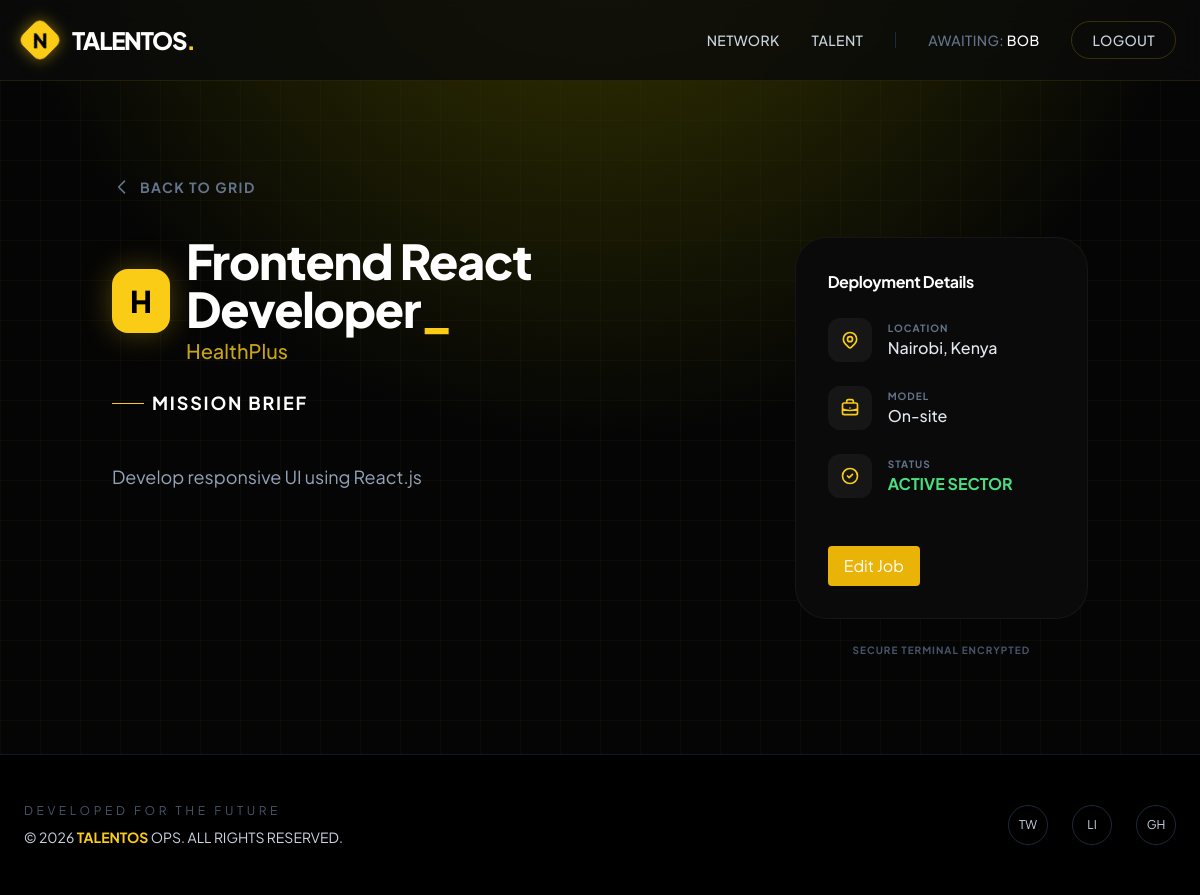
/jobs/2/ (signed in), run on the app's committed database.
### members/models.py (models this page shows, shortened)
class User(AbstractUser):
    email = models.EmailField(unique=True)
    USERNAME_FIELD = "email"
    REQUIRED_FIELDS = ["username"]

class Organization(models.Model):
    name = models.CharField(max_length=255)
    slug = models.SlugField(unique=True)
    description = models.TextField(blank=True)
    website = models.URLField(blank=True)
    created_at = models.DateTimeField(auto_now_add=True)

### jobs/models.py (models this page shows, shortened)
class Job(models.Model):
    organization = models.ForeignKey(
        Organization,
        on_delete=models.CASCADE,
        related_name="jobs"
    )
    title = models.CharField(max_length=255)
    description = models.TextField()
    LOCATION_CHOICES = [
        ("remote", "Remote"),
        ("onsite", "On-site"),
        ("hybrid", "Hybrid"),
    ]
    location_type = models.CharField(
        max_length=20,
        choices=LOCATION_CHOICES
    )
    location = models.CharField(max_length=255, blank=True)
    is_active = models.BooleanField(default=True)
    created_at = models.DateTimeField(auto_now_add=True)
    expires_at = models.DateTimeField(null=True, blank=True)

### jobs/views.py (the view)
# urls.py: path('<int:pk>/', views.job_detail, name='job_detail'),    # /jobs/1/ -> job detail
def job_detail(request, pk):
    job = get_object_or_404(Job, pk=pk)
    can_edit = False
    if request.user.is_authenticated:
        can_edit = Membership.objects.filter(
            user=request.user,
            organization=job.organization,
            role__in=["employer", "admin"]
        ).exists()
    return render(request, "jobs/job_detail.html", {"job": job, "can_edit": can_edit})

### jobs/templates/jobs/job_detail.html (shortened to what this page needs)
{% extends "members/base.html" %}
{% block content %}
<div class="max-w-5xl mx-auto px-6 py-12">
    <a href="{% url 'job_list' %}" class="inline-flex items-center gap-2 text-slate-500 hover:text-yellow-400 transition-colors mb-10 group">
        <svg class="w-5 h-5 transform group-hover:-translate-x-1 transition-transform" fill="none" stroke="currentColor" viewBox="0 0 24 24">
            <path stroke-linecap="round" stroke-linejoin="round" stroke-width="2" d="M15 19l-7-7 7-7" />
        </svg>
        <span class="text-sm font-bold uppercase tracking-widest">Back to Grid</span>
    </a>
    <div class="grid grid-cols-1 lg:grid-cols-3 gap-12">
        <div class="lg:col-span-2 space-y-12">
            <section>
                <div class="flex items-center gap-4 mb-6">
                    <div class="h-16 w-16 rounded-2xl bg-yellow-400 flex items-center justify-center text-black font-black text-3xl shadow-[0_0_30px_rgba(250,204,21,0.3)]">
                        {{ job.organization.name|slice:":1" }}
                    </div>
                    <div>
                        <h1 class="text-4xl md:text-5xl font-black text-white tracking-tight">
                            {{ job.title }}<span class="text-yellow-400">_</span>
                        </h1>
                        <p class="text-xl text-yellow-400/80 font-medium mt-1">{{ job.organization.name }}</p>
                    </div>
                </div>
                <div class="prose prose-invert max-w-none">
                    <h3 class="text-white text-lg font-bold uppercase tracking-widest mb-4 flex items-center gap-2">
                        <span class="w-8 h-[1px] bg-yellow-400"></span>
                        Mission Brief
                    </h3>
                    <p class="text-slate-400 text-lg leading-relaxed whitespace-pre-line">
                        {{ job.description }}
                    </p>
                </div>
            </section>
        </div>
        <div class="space-y-6">
            <div class="bg-[#0A0A0A] border border-white/5 rounded-[2rem] p-8 sticky top-28">
                <h3 class="text-white font-bold mb-6 tracking-tight">Deployment Details</h3>
                <div class="space-y-6 mb-8">
                    <div class="flex items-center gap-4">
                        <div class="p-3 rounded-xl bg-white/5 text-yellow-400">
                        </div>
                        <div>
                            <p class="text-[10px] uppercase tracking-widest text-slate-500 font-bold">Location</p>
                            <p class="text-slate-200 font-medium">{{ job.location }}</p>
                        </div>
                    </div>
                    <div class="flex items-center gap-4">
                        <div class="p-3 rounded-xl bg-white/5 text-yellow-400">
                        </div>
                        <div>
                            <p class="text-[10px] uppercase tracking-widest text-slate-500 font-bold">Model</p>
                            <p class="text-slate-200 font-medium">{{ job.get_location_type_display }}</p>
                        </div>
                    </div>
                    <div class="flex items-center gap-4">
                        <div class="p-3 rounded-xl bg-white/5 text-yellow-400">
                            <svg class="w-5 h-5" fill="none" stroke="currentColor" viewBox="0 0 24 24"><path stroke-linecap="round" stroke-linejoin="round" stroke-width="2" d="M9 12l2 2 4-4m6 2a9 9 0 11-18 0 9 9 0 0118 0z"/></svg>
                        </div>
                        <div>
                            <p class="text-[10px] uppercase tracking-widest text-slate-500 font-bold">Status</p>
                            <p class="font-bold {% if job.is_active %}text-green-400{% else %}text-red-400{% endif %}">
                                {% if job.is_active %}ACTIVE SECTOR{% else %}CLOSED{% endif %}
                            </p>
                        </div>
                    </div>
                </div>
                {% if can_edit %}
                    <a href="{% url 'job_edit' job.id %}" class="bg-yellow-500 text-white px-4 py-2 rounded hover:bg-yellow-600 mt-4 inline-block">Edit Job</a>
                {% else %}
                    <a href="{% url 'job_apply' job.id %}" class="bg-blue-600 text-white px-4 py-2 rounded hover:bg-blue-700 mt-4 inline-block">Apply Now</a>
                {% endif %}
            </div>
            <p class="text-center text-[10px] text-slate-600 uppercase tracking-widest font-bold">Secure Terminal Encrypted</p>
        </div>
    </div>
</div>
{% endblock %}

### members/templates/members/base.html (shortened to what this page needs)
<!DOCTYPE html>
<html lang="en" class="scroll-smooth">
<head>
    <script src="https://cdn.tailwindcss.com"></script>
</head>
<body class="text-slate-300 min-h-screen flex flex-col">
    <nav class="glass-nav sticky top-0 z-50">
        <div class="max-w-7xl mx-auto px-6 h-20 flex justify-between items-center">
            <div class="flex items-center gap-2">
                <div class="h-8 w-8 bg-yellow-400 rounded-lg rotate-45 flex items-center justify-center shadow-[0_0_15px_rgba(250,204,21,0.5)]">
                    <div class="-rotate-45 text-black font-black text-xl">N</div>
                </div>
                <a href="{% url 'home' %}" class="group flex items-center no-underline">
                    <h1 class="text-2xl font-extrabold tracking-tighter text-white ml-2 transition-all group-hover:opacity-80">
                        TALENTOS<span class="text-yellow-400 group-hover:animate-pulse">.</span>
                    </h1>
                </a>
            </div>
            <div class="hidden md:flex items-center gap-8 text-sm font-medium tracking-wide">
                <a href="{% url 'dashboard' %}" class="hover:text-yellow-400 transition-colors uppercase">Network</a>
                <a href="#" class="hover:text-yellow-400 transition-colors uppercase">Talent</a>
                {% if user.is_authenticated %}
                    <span class="text-slate-500 uppercase">Awaiting: <span class="text-white">{{ user.username }}</span></span>
                    <form method="post" action="{% url 'logout' %}" style="display:inline;">
                        <button type="submit" class="border border-yellow-400/20 px-5 py-2 rounded-full hover:bg-yellow-400 hover:text-black transition-all">
                            LOGOUT
                        </button>
                    </form>
                {% else %}
                    <a href="{% url 'login' %}" class="hover:text-yellow-400 transition-colors uppercase">Access</a>
                    <a href="{% url 'signup' %}" class="btn-yellow text-black px-6 py-2.5 rounded-full font-bold uppercase tracking-wider">Join TALENTOS</a>
                {% endif %}
            </div>
        </div>
    </nav>
    <main class="flex-grow">
        <div class="max-w-7xl mx-auto px-6 py-12">
            {% block content %}{% endblock %}
        </div>
    </main>
    <footer class="border-t border-slate-900 bg-black py-12">
        <div class="max-w-7xl mx-auto px-6 flex flex-col md:flex-row justify-between items-center gap-8">
            <div class="text-center md:text-left">
                <p class="text-xs uppercase tracking-[0.3em] text-slate-600 mb-2">Developed for the Future</p>
                <p class="text-sm">&copy; 2026 <span class="text-yellow-400 font-bold">TALENTOS</span> OPS. ALL RIGHTS RESERVED.</p>
            </div>
            <div class="flex gap-6">
                <div class="h-10 w-10 border border-slate-800 rounded-full flex items-center justify-center hover:border-yellow-400 transition-colors cursor-pointer">
                    <span class="text-xs">TW</span>
                </div>
                <div class="h-10 w-10 border border-slate-800 rounded-full flex items-center justify-center hover:border-yellow-400 transition-colors cursor-pointer">
                    <span class="text-xs">LI</span>
                </div>
                <div class="h-10 w-10 border border-slate-800 rounded-full flex items-center justify-center hover:border-yellow-400 transition-colors cursor-pointer">
                    <span class="text-xs">GH</span>
                </div>
            </div>
        </div>
    </footer>
</body>
</html>

### members/templates/members/base.html (style rules this page uses)
body { font-family: 'Plus Jakarta Sans', sans-serif; background-color: #050505; background-image: radial-gradient(circle at 50% -20%, #3e3e00 0%, transparent 50%), linear-gradient(rgba(250, 204, 21, 0.03) 1px, transparent 1px), linear-gradient(90deg, rgba(250, 204, 21, 0.03) 1px, transparent 1px); background-size: 100% 100%, 40px 40px, 40px 40px; }
.glass-nav { background: rgba(10, 10, 10, 0.8); backdrop-filter: blur(12px); border-bottom: 1px solid rgba(250, 204, 21, 0.1); }

### data on the page
User: username "BOB"
Job: organization.name "H", title "Frontend React Developer", organization.name "HealthPlus", description "Develop responsive UI using React.js", location "Nairobi, Kenya", location_type "On-site"
